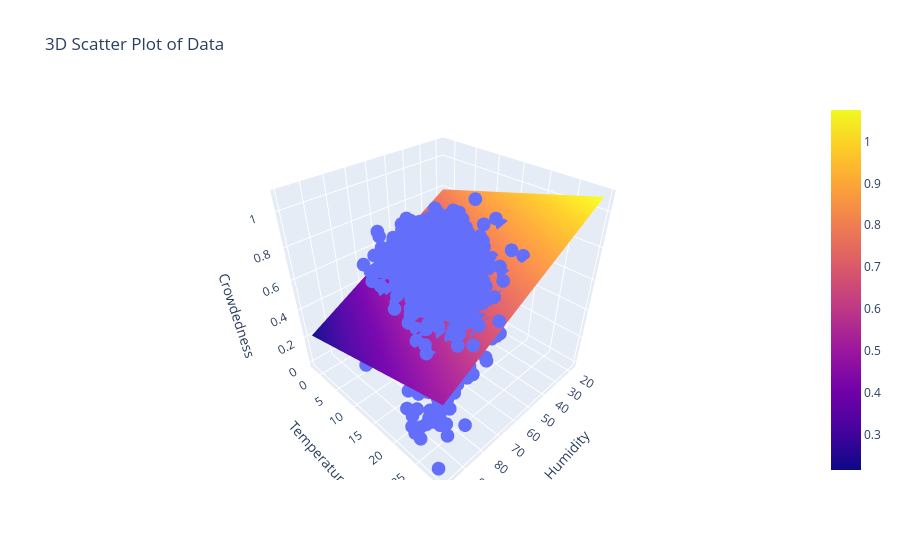

This figure's notebook cell:
### Code cell
Humidity_r = np.linspace(golf_kaggle_ml["Humidity"].min(), golf_kaggle_ml["Humidity"].max())
Temperature_r = np.linspace(golf_kaggle_ml["Temperature"].min(), golf_kaggle_ml["Temperature"].max())
Hum_grid, Temp_grid = np.meshgrid(Humidity_r, Temperature_r)
x_grid = np.column_stack((Hum_grid.ravel(), Temp_grid.ravel()))
crowd_predict = multiple_linear_regression.predict(x_grid).reshape(Hum_grid.shape)

ThreeDPlot.add_trace(go.Surface(x=Hum_grid, y=Temp_grid, z=crowd_predict, name="Regression Plane"))

ThreeDPlot.show()

### Figure 1 — Plotly figure (JSON) as saved in the notebook; plotly's stock layout.template omitted (floating-point values rounded to 4 significant figures; data arrays with more than 128 entries replaced by an {"elided": "..."} marker saying what was removed)
{"data": [{"hovertemplate": "Humidity=%{x}<br>Temperature=%{y}<br>Crowdedness=%{z}<extra></extra>", "legendgroup": "", "marker": {"color": "#636efa", "symbol": "circle"}, "mode": "markers", "name": "", "scene": "scene", "showlegend": false, "type": "scatter3d", "x": {"elided": "7665 int values"}, "y": {"elided": "7665 float values"}, "z": {"elided": "7665 float values"}}, {"name": "Regression Plane", "type": "surface", "x": {"elided": "50x50 float values"}, "y": {"elided": "50x50 float values"}, "z": {"elided": "50x50 float values"}}], "layout": {"legend": {"tracegroupgap": 0}, "scene": {"domain": {"x": [0, 1], "y": [0, 1]}, "xaxis": {"title": {"text": "Humidity"}}, "yaxis": {"title": {"text": "Temperature"}}, "zaxis": {"title": {"text": "Crowdedness"}}}, "title": {"text": "3D Scatter Plot of Data"}}}
